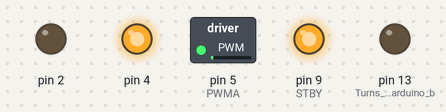
Simulated run of this sketch. Board: Arduino Uno, built with avr-gcc and run on an emulated ATmega328P. On the bench: switched loads named in the sketch (green lamp = pin HIGH), output pins drawn as LEDs (lit = HIGH). What the sketch prints to the serial monitor is not drawn.

Above: at 0.05 s.
At 2.1 s:
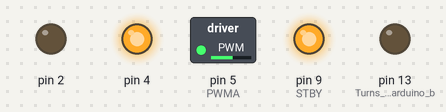
At 4.15 s:
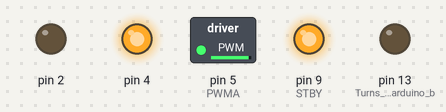
At 8.25 s:
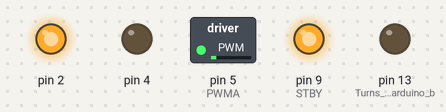
At 12.35 s:
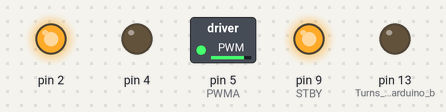
At 16.5 s:
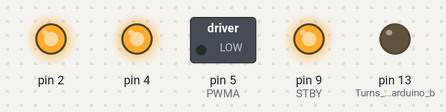
Timing chart, 0 to 19.0 s (numbered marks = the images above):
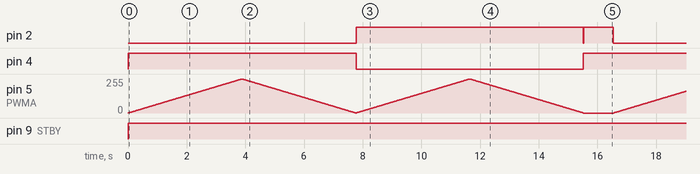

The sketch:

ControlMotor.ino
```cpp
#include <MotorLib.h>       //Library containing motor functions.
#define AIN1 2              //Gives each pin a name depending on what
#define AIN2 4              //part of the motor controller they're connected to.
#define PWMA 5
#define STBY 9

MOTOR Propellor = MOTOR(AIN1, AIN2, PWMA, STBY);  //Creates a MOTOR class called propellor
                                                  //containing pin names of motor controller.
void setup() {
  pinMode(13, OUTPUT);  //Turns on LED on arduino board.
  Serial.begin(9600);   //Sets bit rate for serial plotter/monitor.
}

void loop() {
  int t = 15;               //Time to run each function is 15 milliseconds
  int Analog;               //Declares variable used in for loop.
    for (Analog=0;Analog<=255;Analog++)   //Increments Analog up to 255 from 0.
    {
     Propellor.Spin(Analog,t);      //Uses analog to power the motor.
     Serial.println(Analog);        //Prints analog to the screen
    }
    for (Analog=255;Analog>=-255;--Analog)  //Same for loop but goes from 255 to -255.
    {                                       //This makes the propellor go from full speed upwards
     Propellor.Spin(Analog,t);              //to full speed downwards.
     Serial.println(Analog);        //Prints analog to the screen
    }
    for (Analog=-255;Analog<=0;Analog++)  //For loop going from full speed downwards back to 0 speed.
    {
     Propellor.Spin(Analog,t);
     Serial.println(Analog);      //Prints analog to the screen
    }
    Propellor.Halt(1000);     //Motor pauses for a second.

}
```

MotorLib.cpp
```cpp
#include <MotorLib.h>	//Uses the corresponding header file which creates the class used to define the following functions.

MOTOR::MOTOR(int Pin1, int Pin2, int PinWM, int PinStandBy)	//Declares MOTOR class with pin numbers.
{
  A01 = Pin1; 		//Sets the following variables to be equal to the current state of the pins.
  A02 = Pin2;		//Named after the pins used on the motor controller.
  PWMA = PinWM;
  STBY = PinStandBy;

  pinMode(A01, OUTPUT);		//Turns all necessary pins on the controller to be outputs.
  pinMode(A02, OUTPUT);		//This allows them to be set high/low.
  pinMode(PWMA, OUTPUT);
  pinMode(STBY, OUTPUT);
}

void MOTOR::Spin(int Analog, float Time)	//Function that makes the motor rotate. Takes an analog input between 0-255
{						//and a time in milliseconds that the motor will run for.
  digitalWrite(STBY, HIGH);		//Sets the standby pin to be high.
  if (Analog >= 0)
  {
  Up(Analog);  			//A positive input will cause the propellor to go up.
  }
  else
  {
  Down(-Analog);		//A negative input will cause the propellor to go down.
  }
  delay(Time);			//Cause a delay using 'time'.
}

void MOTOR::Halt(float Time)	//Function to make motor stop, takes time input.
{
  digitalWrite(A01, HIGH);	//Sets both pins to be HIGH
  digitalWrite(A02, HIGH);
  analogWrite(PWMA,0);		//Gives analog signal of 0, motor won't move.
  delay(Time);			//Runs for 'time' milliseconds.
}

void MOTOR::Up(int Analog)	//Private function used by Spin() to make propellor go up, takes analog input.
{
  digitalWrite(A01, LOW);	//Sets pins 1 and 2 high/low to control direction.
  digitalWrite(A02, HIGH);
  analogWrite(PWMA, Analog);	//Gives analog signal to set speed.
}


void MOTOR::Down(int Analog)	//Same as Up but states of pins A01 and A02 are reversed to change direction.
{
  digitalWrite(A01, HIGH);
  digitalWrite(A02, LOW);
  analogWrite(PWMA, Analog);
}
```

MotorLib.h
```cpp
#include <Arduino.h>	//Arduino library to include basic C functions.

class MOTOR	//Creates a class to store parameters for motor driver.
{		//Parameters are the pin used.

 public:	//Public functions can be used by the class anytime.

    MOTOR(int Pin1, int Pin2, int PinMW, int PinStandBy);
	//Function to set up the pins used.
	//These are used to change the inputs/outputs of each pin, which determines the behaviour of the motor.

    void Spin(int Analog, float Time);
	//Function to get the motor spinning.
	//Uses the private functions below to control direction.
	//Takes analog value between 0-255, spins for 'Time' number of milliseconds.

    void Halt(float Time);
	//Method to stop the motor, runs for 'Time' number of milliseconds.

 private:	//Private functions can only be usd by the public functions.
       int A01, A02, PWMA, STBY;  //Declares variables for functions (see .cpp file)
       void Up(int Analog);	  //Function to spin propellor to go up, takes analog input between 0-255.
       void Down(int Analog);     //Function to spin propellor to go down, takes analog input between 0-255.

};
```

Measured:
- by itself, pin 4: alternates HIGH for 8.3 s and LOW for 7.7 s
- by itself, pin 9 (STBY): LOW → HIGH at 0.00 s
